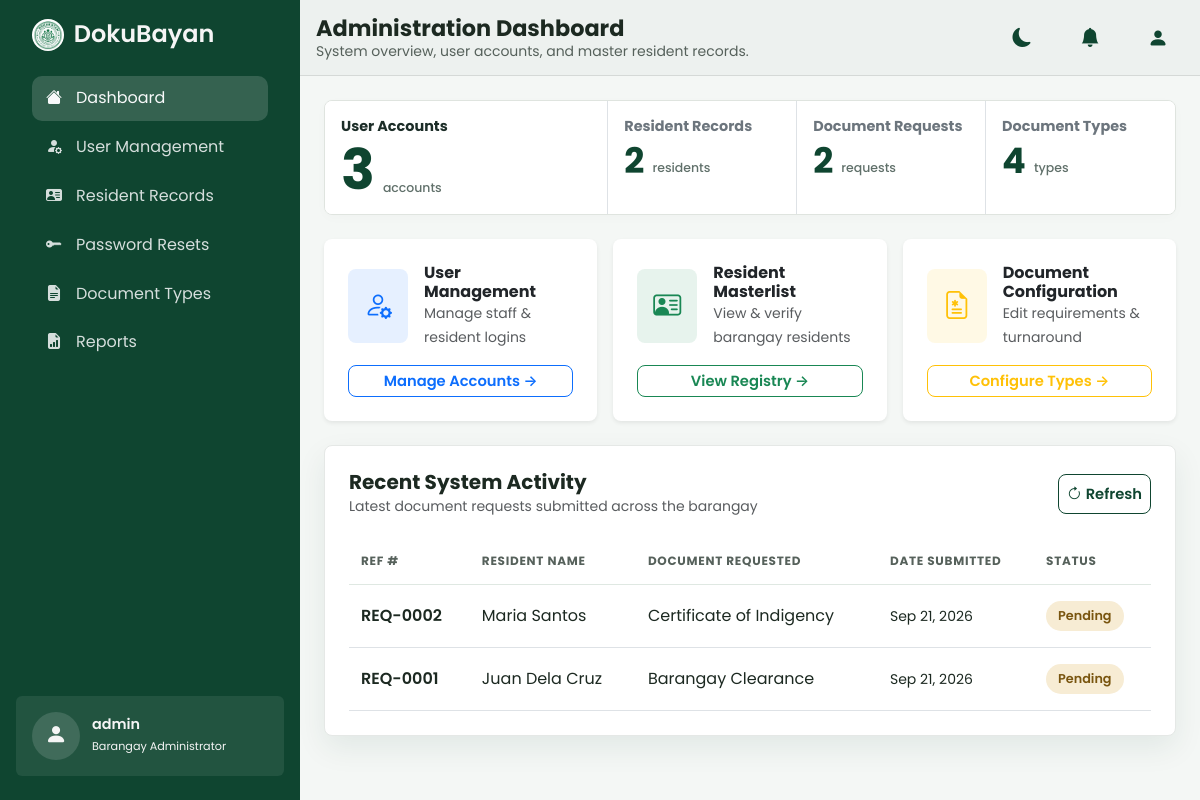
Page /admin/dashboard.php (signed in) on the committed database.
### tables this page shows
CREATE TABLE requests (
    request_id    INT AUTO_INCREMENT PRIMARY KEY,
    resident_id   INT NOT NULL,
    document_id   INT NOT NULL,
    processed_by  INT NULL,  
    request_date  DATETIME NOT NULL DEFAULT CURRENT_TIMESTAMP,
    status        VARCHAR(30) NOT NULL DEFAULT 'Pending',
    purpose       TEXT NULL,
    remarks       TEXT NULL,
    amount_due    DECIMAL(10,2) NOT NULL DEFAULT 0,

    CONSTRAINT fk_requests_resident
        FOREIGN KEY (resident_id) REFERENCES residents(resident_id)
        ON UPDATE CASCADE ON DELETE RESTRICT,

    CONSTRAINT fk_requests_document
        FOREIGN KEY (document_id) REFERENCES document_types(document_id)
        ON UPDATE CASCADE ON DELETE RESTRICT,

    CONSTRAINT fk_requests_user
        FOREIGN KEY (processed_by) REFERENCES users(id)
        ON UPDATE CASCADE ON DELETE SET NULL
);

CREATE TABLE residents (
    resident_id     INT AUTO_INCREMENT PRIMARY KEY,
    user_id         INT NULL UNIQUE,
    first_name      VARCHAR(100) NOT NULL,
    last_name       VARCHAR(100) NOT NULL,
    address         VARCHAR(255) NOT NULL,
    contact_number  VARCHAR(20)  NOT NULL,
    status          ENUM('pending', 'verified', 'rejected') NOT NULL DEFAULT 'pending',
    created_at      DATETIME NOT NULL DEFAULT CURRENT_TIMESTAMP,

    CONSTRAINT fk_residents_user
        FOREIGN KEY (user_id) REFERENCES users(id)
        ON UPDATE CASCADE ON DELETE SET NULL
);

CREATE TABLE document_types (
    document_id       INT AUTO_INCREMENT PRIMARY KEY,
    document_number   VARCHAR(50)  NOT NULL UNIQUE,
    document_name      VARCHAR(100) NOT NULL,  
    file_path         VARCHAR(255) NULL, 
    processing_days   INT NOT NULL DEFAULT 1,
    fee               DECIMAL(10,2) NOT NULL DEFAULT 0,
    requirements      TEXT NULL,
    is_active         TINYINT(1) NOT NULL DEFAULT 1
);

### admin/dashboard.php (called while the page is built, shortened)
<?php
require_once __DIR__ . '/../config/database.php';
$basePath = '..';
$stats = ['total_users' => 0, 'total_residents' => 0, 'total_requests' => 0, 'total_documents' => 0];
$recentRequests = [];
try {
    $stmtStats = $pdo->query("
        SELECT (SELECT COUNT(*) FROM users) AS total_users,
            (SELECT COUNT(*) FROM residents) AS total_residents,
            (SELECT COUNT(*) FROM requests) AS total_requests,
            (SELECT COUNT(*) FROM document_types) AS total_documents
    ");
    $stats = $stmtStats->fetch() ?: $stats;
    $stmtRecent = $pdo->query("
        SELECT r.request_id, r.request_date, r.status, d.document_name,
            res.first_name, res.last_name
        FROM requests r
        JOIN document_types d ON d.document_id = r.document_id
        JOIN residents res ON res.resident_id = r.resident_id
        ORDER BY r.request_date DESC, r.request_id DESC LIMIT 6
    ");
    $recentRequests = $stmtRecent->fetchAll();
} catch (PDOException $e) {
    $stats = ['total_users' => 0, 'total_residents' => 0, 'total_requests' => 0, 'total_documents' => 0];
    $recentRequests = [];
}
include __DIR__ . '/../page-layout/header.php';
include __DIR__ . '/../includes/dashboard-admin.php';
include __DIR__ . '/../page-layout/footer.php';

### includes/dashboard-admin.php (the view, shortened to what this page needs)
<?php
$basePath = $basePath ?? (function_exists('bdr_base_path') ? bdr_base_path() : '.');
?>
<main class="flex-grow-1 overflow-auto p-3 p-lg-4">
<div class="dashboard-admin">
    <div class="stats-panel mb-4">
        <div class="row g-0">
            <div class="col-12 col-lg-4">
                <div class="stat-card h-100 px-3 py-3 border-end">
                    <p class="stat-card-header mb-2">User Accounts</p>
                    <div class="d-flex align-items-end gap-2">
                        <p class="stat-card-value stat-card-value-large" data-stat="total_users"><?= (int)($stats['total_users'] ?? 0) ?></p>
                        <p class="stat-card-meta">accounts</p>
                    </div>
                </div>
            </div>
            <div class="col-4 col-lg">
                <div class="stat-card h-100 px-3 py-3 border-end">
                    <p class="stat-card-header text-secondary mb-2">Resident Records</p>
                    <div class="d-flex align-items-end gap-2">
                        <p class="stat-card-value" data-stat="total_residents"><?= (int)($stats['total_residents'] ?? 0) ?></p>
                        <p class="stat-card-meta">residents</p>
                    </div>
                </div>
            </div>
            <div class="col-4 col-lg">
                <div class="stat-card h-100 px-3 py-3 border-end">
                    <p class="stat-card-header text-secondary mb-2">Document Requests</p>
                    <div class="d-flex align-items-end gap-2">
                        <p class="stat-card-value" data-stat="total_requests"><?= (int)($stats['total_requests'] ?? 0) ?></p>
                        <p class="stat-card-meta">requests</p>
                    </div>
                </div>
            </div>
            <div class="col-4 col-lg">
                <div class="stat-card h-100 px-3 py-3">
                    <p class="stat-card-header text-secondary mb-2">Document Types</p>
                    <div class="d-flex align-items-end gap-2">
                        <p class="stat-card-value" data-stat="total_documents"><?= (int)($stats['total_documents'] ?? 0) ?></p>
                        <p class="stat-card-meta">types</p>
                    </div>
                </div>
            </div>
        </div>
    </div>
    <div class="row g-3 mb-4">
        <div class="col-md-4">
            <div class="card border-0 shadow-sm rounded-3 p-4 bg-white h-100">
                <div class="d-flex align-items-center mb-3">
                    <div class="rounded-3 p-3 bg-primary bg-opacity-10 text-primary me-3">
                        <i class="bi bi-person-gear fs-3"></i>
                    </div>
                    <div>
                        <h6 class="fw-bold mb-0">User Management</h6>
                        <small class="text-muted">Manage staff & resident logins</small>
                    </div>
                </div>
                <a href="<?= $basePath ?>/admin/user-management.php" class="btn btn-outline-primary btn-sm mt-auto">
                    Manage Accounts &rarr;
                </a>
            </div>
        </div>
        <div class="col-md-4">
            <div class="card border-0 shadow-sm rounded-3 p-4 bg-white h-100">
                <div class="d-flex align-items-center mb-3">
                    <div class="rounded-3 p-3 bg-success bg-opacity-10 text-success me-3">
                        <i class="bi bi-person-vcard fs-3"></i>
                    </div>
                    <div>
                        <h6 class="fw-bold mb-0">Resident Masterlist</h6>
                        <small class="text-muted">View & verify barangay residents</small>
                    </div>
                </div>
                <a href="<?= $basePath ?>/admin/resident-records.php" class="btn btn-outline-success btn-sm mt-auto">
                    View Registry &rarr;
                </a>
            </div>
        </div>
        <div class="col-md-4">
            <div class="card border-0 shadow-sm rounded-3 p-4 bg-white h-100">
                <div class="d-flex align-items-center mb-3">
                    <div class="rounded-3 p-3 bg-warning bg-opacity-10 text-warning me-3">
                        <i class="bi bi-file-earmark-medical fs-3"></i>
                    </div>
                    <div>
                        <h6 class="fw-bold mb-0">Document Configuration</h6>
                        <small class="text-muted">Edit requirements & turnaround</small>
                    </div>
                </div>
                <a href="<?= $basePath ?>/admin/document-types.php" class="btn btn-outline-warning btn-sm mt-auto">
                    Configure Types &rarr;
                </a>
            </div>
        </div>
    </div>
    <div class="panel-white p-4">
        <div class="d-flex justify-content-between align-items-center mb-2">
            <div>
                <h5 class="fw-bold mb-0">Recent System Activity</h5>
                <small class="text-muted" id="dashboard-last-updated">Latest document requests submitted across the barangay</small>
            </div>
            <div class="d-flex align-items-center gap-2">
                <button type="button" class="btn btn-sm btn-outline-brand d-inline-flex align-items-center gap-1" id="dashboard-refresh-btn" title="Refresh Activity">
                    <i class="bi bi-arrow-clockwise"></i> <span>Refresh</span>
                </button>
            </div>
        </div>
        <div id="admin-activity-container">
            <?php if (!empty($recentRequests)): ?>
                <div class="table-responsive">
                    <table class="table table-brand align-middle mb-0">
                        <thead>
                            <tr>
                                <th>Ref #</th>
                                <th>Resident Name</th>
                                <th>Document Requested</th>
                                <th>Date Submitted</th>
                                <th>Status</th>
                            </tr>
                        </thead>
                        <tbody id="admin-activity-tbody">
                            <?php foreach ($recentRequests as $req):
                                $statusClass = match(strtolower($req['status'])) {
                                    'approved', 'ready for release' => 'ready',
                                    'pending' => 'pending',
                                    'processing' => 'processing',
                                    'claimed', 'released' => 'claimed',
                                    'rejected', 'cancelled' => 'cancelled',
                                    default => 'inactive'
                                };
                            ?>
                            <tr>
                                <td class="fw-semibold heading-green">REQ-<?= str_pad($req['request_id'], 4, '0', STR_PAD_LEFT) ?></td>
                                <td><?= htmlspecialchars($req['first_name'] . ' ' . $req['last_name'], ENT_QUOTES, 'UTF-8') ?></td>
                                <td><?= htmlspecialchars($req['document_name'], ENT_QUOTES, 'UTF-8') ?></td>
                                <td class="text-muted-soft"><small><?= date('M d, Y', strtotime($req['request_date'])) ?></small></td>
                                <td>
                                    <span class="status-badge status-<?= $statusClass ?>">
                                        <?= htmlspecialchars($req['status'], ENT_QUOTES, 'UTF-8') ?>
                                    </span>
                                </td>
                            </tr>
                            <?php endforeach; ?>
                        </tbody>
                    </table>
                </div>
            <?php endif; ?>
        </div>
    </div>
</div>
</main>

### assets/css/styles.css (style rules this page uses)
:root { --dark-green: #0F4530; --light-green-hover: #26664c; --accent-green: #0F4530; --white: #f5f5f5; --light-gray: #56615b; --soft-panel: #edf1ef; --surface: #ffffff; --surface-raised: #ffffff; --surface-input: #f8faf9; --gold: #79550f; --danger: #b3261e; --page-bg: #f4f7f5; --border-soft: #dfe8e2; --border-strong: #ccd9d0; --text-dark: #1c2921; --shadow-soft: 0 12px 30px rgba(15, 69, 48, 0.08); }
body { overflow-x: hidden; background: var(--page-bg); color: var(--text-dark); font-family: 'Poppins', system-ui, -apple-system, 'Segoe UI', Roboto, sans-serif; }
.btn { border-radius: 0.5rem; font-size: 0.92rem; font-weight: 600; transition: background-color 0.2s ease, border-color 0.2s ease, color 0.2s ease, transform 0.2s ease; }
:where(a, button, input, select, textarea, [tabindex]):focus-visible { outline-offset: 2px; }
.app-content > main { width: 100%; max-width: 1440px; min-width: 0; align-self: center; }
.sidebar-btn .nav-link i, .offcanvas-nav .nav-link i { flex: 0 0 1.25rem; text-align: center; }
.heading-green { color: var(--dark-green); font-weight: 700; }
.text-muted-soft { color: var(--light-gray); }
.btn-outline-brand { border: 1px solid var(--dark-green); color: var(--dark-green); border-radius: 8px; font-weight: 600; background-color: transparent; transition: background-color 0.15s ease, color 0.15s ease; }
.btn-brand, .btn-outline-brand { min-height: 2.75rem; }
.table-brand { margin-top: 0.75rem; }
.table-brand thead th { color: var(--light-gray); font-weight: 700; font-size: 0.75rem; letter-spacing: 0.06em; text-transform: uppercase; border-bottom: 1px solid var(--border-soft); padding: 0.85rem 0.75rem; }
.table-brand tbody td { vertical-align: middle; padding: 1rem 0.75rem; border-top: 1px solid #edf2ee; color: var(--text-dark); }
.stats-panel { background: var(--surface); border: 1px solid #dfe4df; border-radius: 0.5rem; box-shadow: 0 3px 12px rgba(17, 26, 22, 0.02); overflow: hidden; }
.stat-card { background: var(--surface); color: #1f2f28; }
.stat-card-header { font-size: 0.9rem; font-weight: 700; line-height: 1.25; color: #1c2d28; text-align: left; }
.stat-card-value { font-size: 2.2rem; line-height: 1; font-weight: 700; color: #0f4530; margin-bottom: 0; }
.stat-card-value-large { font-size: 3.5rem; line-height: 0.98; font-weight: 700; }
.stat-card-meta { font-size: 0.78rem; color: #60706a; font-weight: 500; margin-bottom: 0; }
.panel-white { background-color: var(--surface); border: 1px solid #e5e8e6; border-radius: 0.5rem; box-shadow: var(--shadow-soft); }
.status-badge { display: inline-flex; align-items: center; gap: 6px; white-space: nowrap; font-weight: 600; font-size: 0.8rem; padding: 0.35rem 0.75rem; border-radius: 999px; }
.status-pending { color: var(--gold); background: #f7ecd4; }
#dashboard-refresh-btn, .panel-white .view-link { min-height: 2.5rem; }
html { overflow-x: clip; }

### rows in the picture
requests: request_id "0002", resident.last_name "Maria Santos", document.document_name "Certificate of Indigency", request_date "Sep 21, 2026", status "Pending"
requests: request_id "0001", resident.last_name "Juan Dela Cruz", document.document_name "Barangay Clearance", request_date "Sep 21, 2026", status "Pending"

### other values in the picture
$item['label'] "Dashboard"
$item['label'] "User Management"
$item['label'] "Resident Records"
$item['label'] "Password Resets"
$item['label'] "Document Types"
$item['label'] "Reports"
$name "admin"
$roleBadge[$role] "Barangay Administrator"
$pageTitle "Administration Dashboard"
$pageDescription "System overview, user accounts, and master resident records."
$stats['total_users'] "3"
$stats['total_residents'] "2"
$stats['total_requests'] "2"
$stats['total_documents'] "4"
